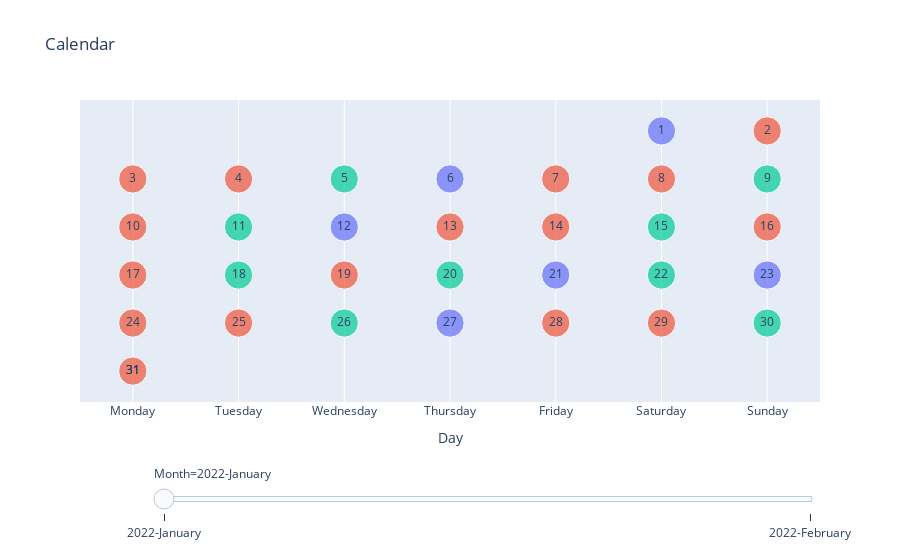

Notebook source saved alongside this figure:
### Code cell
fig = px.scatter(data, x='day', y='y', color='color', size='size', 
                 hover_data=['day', 'date', 'event', 'month'], 
                 title='Calendar',
                 labels = labels_en,
                 animation_frame="month", 
                 text='day_num'
                #  animation_group="event",
                 )
fig.update_yaxes(showticklabels=False, title=None)
fig.update_xaxes(
    tickvals=[1,2,3,4,5,6,7],
    ticktext=['Monday','Tuesday','Wednesday','Thursday','Friday','Saturday','Sunday'],
    )
fig.update_traces(
    hovertemplate="<br>".join([
        "Date: %{customdata[0]}",
        "Week day: %{x}",
        "Event: %{customdata[1]}",
        "Month: %{customdata[2]}"
    ])
)
fig["layout"].pop("updatemenus") 
fig.update_traces(textposition='middle center')
fig.update_layout(showlegend=False) 
fig.update_yaxes(visible=False, title=None,)
# fig.update_layout({'plot_bgcolor': 'rgba(0, 0, 0, 0)', 'paper_bgcolor': 'rgba(0, 0, 0, 0)'})
fig.show()

### Figure 1 — Plotly figure (JSON) as saved in the notebook; plotly's stock layout.template omitted (floating-point values rounded to 4 significant figures)
{"data": [{"customdata": [["2022-01-01T00:00:00", "A", "2022-January"], ["2022-01-06T00:00:00", "A", "2022-January"], ["2022-01-12T00:00:00", "A", "2022-January"], ["2022-01-21T00:00:00", "A", "2022-January"], ["2022-01-23T00:00:00", "A", "2022-January"], ["2022-01-27T00:00:00", "A", "2022-January"]], "hovertemplate": "Date: %{customdata[0]}<br>Week day: %{x}<br>Event: %{customdata[1]}<br>Month: %{customdata[2]}", "legendgroup": "A", "marker": {"color": "#636efa", "size": [50, 50, 50, 50, 50, 50], "sizemode": "area", "sizeref": 0.125, "symbol": "circle"}, "mode": "markers+text", "name": "A", "orientation": "v", "showlegend": true, "text": [1, 6, 12, 21, 23, 27], "textposition": "middle center", "type": "scatter", "x": [6, 4, 3, 5, 7, 4], "xaxis": "x", "y": [50, 40, 30, 20, 20, 10], "yaxis": "y"}, {"customdata": [["2022-01-02T00:00:00", "B", "2022-January"], ["2022-01-03T00:00:00", "B", "2022-January"], ["2022-01-04T00:00:00", "B", "2022-January"], ["2022-01-07T00:00:00", "B", "2022-January"], ["2022-01-08T00:00:00", "B", "2022-January"], ["2022-01-10T00:00:00", "B", "2022-January"], ["2022-01-13T00:00:00", "B", "2022-January"], ["2022-01-14T00:00:00", "B", "2022-January"], ["2022-01-16T00:00:00", "B", "2022-January"], ["2022-01-17T00:00:00", "B", "2022-January"], ["2022-01-19T00:00:00", "B", "2022-January"], ["2022-01-24T00:00:00", "B", "2022-January"], ["2022-01-25T00:00:00", "B", "2022-January"], ["2022-01-28T00:00:00", "B", "2022-January"], ["2022-01-29T00:00:00", "B", "2022-January"], ["2022-01-31T00:00:00", "B", "2022-January"]], "hovertemplate": "Date: %{customdata[0]}<br>Week day: %{x}<br>Event: %{customdata[1]}<br>Month: %{customdata[2]}", "legendgroup": "B", "marker": {"color": "#EF553B", "size": [50, 50, 50, 50, 50, 50, 50, 50, 50, 50, 50, 50, 50, 50, 50, 50], "sizemode": "area", "sizeref": 0.125, "symbol": "circle"}, "mode": "markers+text", "name": "B", "orientation": "v", "showlegend": true, "text": [2, 3, 4, 7, 8, 10, 13, 14, 16, 17, 19, 24, 25, 28, 29, 31], "textposition": "middle center", "type": "scatter", "x": [7, 1, 2, 5, 6, 1, 4, 5, 7, 1, 3, 1, 2, 5, 6, 1], "xaxis": "x", "y": [50, 40, 40, 40, 40, 30, 30, 30, 30, 20, 20, 10, 10, 10, 10, 0], "yaxis": "y"}, {"customdata": [["2022-01-05T00:00:00", "C", "2022-January"], ["2022-01-09T00:00:00", "C", "2022-January"], ["2022-01-11T00:00:00", "C", "2022-January"], ["2022-01-15T00:00:00", "C", "2022-January"], ["2022-01-18T00:00:00", "C", "2022-January"], ["2022-01-20T00:00:00", "C", "2022-January"], ["2022-01-22T00:00:00", "C", "2022-January"], ["2022-01-26T00:00:00", "C", "2022-January"], ["2022-01-30T00:00:00", "C", "2022-January"]], "hovertemplate": "Date: %{customdata[0]}<br>Week day: %{x}<br>Event: %{customdata[1]}<br>Month: %{customdata[2]}", "legendgroup": "C", "marker": {"color": "#00cc96", "size": [50, 50, 50, 50, 50, 50, 50, 50, 50], "sizemode": "area", "sizeref": 0.125, "symbol": "circle"}, "mode": "markers+text", "name": "C", "orientation": "v", "showlegend": true, "text": [5, 9, 11, 15, 18, 20, 22, 26, 30], "textposition": "middle center", "type": "scatter", "x": [3, 7, 2, 6, 2, 4, 6, 3, 7], "xaxis": "x", "y": [40, 40, 30, 30, 20, 20, 20, 10, 10], "yaxis": "y"}, {"customdata": [["2022-01-31T00:00:00", "E", "2022-January"]], "hovertemplate": "Date: %{customdata[0]}<br>Week day: %{x}<br>Event: %{customdata[1]}<br>Month: %{customdata[2]}", "legendgroup": "E", "marker": {"color": "#ab63fa", "size": [0], "sizemode": "area", "sizeref": 0.125, "symbol": "circle"}, "mode": "markers+text", "name": "E", "orientation": "v", "showlegend": true, "text": [31], "textposition": "middle center", "type": "scatter", "x": [1], "xaxis": "x", "y": [0], "yaxis": "y"}, {"customdata": [["2022-01-31T00:00:00", "H", "2022-January"]], "hovertemplate": "Date: %{customdata[0]}<br>Week day: %{x}<br>Event: %{customdata[1]}<br>Month: %{customdata[2]}", "legendgroup": "H", "marker": {"color": "#FFA15A", "size": [0], "sizemode": "area", "sizeref": 0.125, "symbol": "circle"}, "mode": "markers+text", "name": "H", "orientation": "v", "showlegend": true, "text": [31], "textposition": "middle center", "type": "scatter", "x": [1], "xaxis": "x", "y": [0], "yaxis": "y"}], "layout": {"legend": {"itemsizing": "constant", "title": {"text": "characteristic"}, "tracegroupgap": 0}, "showlegend": false, "sliders": [{"active": 0, "currentvalue": {"prefix": "Month="}, "len": 0.9, "pad": {"b": 10, "t": 60}, "steps": [{"args": [["2022-January"], {"frame": {"duration": 0, "redraw": false}, "fromcurrent": true, "mode": "immediate", "transition": {"duration": 0, "easing": "linear"}}], "label": "2022-January", "method": "animate"}, {"args": [["2022-February"], {"frame": {"duration": 0, "redraw": false}, "fromcurrent": true, "mode": "immediate", "transition": {"duration": 0, "easing": "linear"}}], "label": "2022-February", "method": "animate"}], "x": 0.1, "xanchor": "left", "y": 0, "yanchor": "top"}], "title": {"text": "Calendar"}, "xaxis": {"anchor": "y", "domain": [0, 1], "ticktext": ["Monday", "Tuesday", "Wednesday", "Thursday", "Friday", "Saturday", "Sunday"], "tickvals": [1, 2, 3, 4, 5, 6, 7], "title": {"text": "Day"}}, "yaxis": {"anchor": "x", "domain": [0, 1], "showticklabels": false, "title": {}, "visible": false}}}
